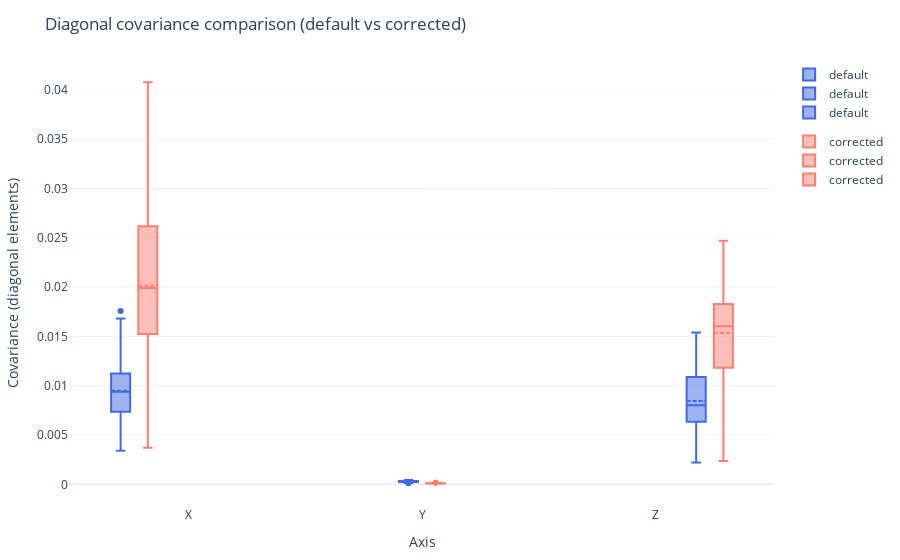

Notebook source saved alongside this figure:
### Code cell
from plotly.subplots import make_subplots

axes = ['X', 'Y', 'Z']
diag_idx = [(0, 0), (1, 1), (2, 2)]
colors = {'default': 'royalblue', 'corrected': 'salmon'}

fig_cov_diag = make_subplots(rows=1, cols=3, subplot_titles=axes)

for i, (ax_label, (r, c)) in enumerate(zip(axes, diag_idx), start=1):
    y_def = default_wall[:, r, c]
    y_cor = corrected_wall[:, r, c]

    overall_min = float(min(y_def.min(), y_cor.min()))
    overall_max = float(max(y_def.max(), y_cor.max()))
    rng = overall_max - overall_min
    pad = max(rng * 0.1, 1e-8)

    fig_cov_diag.add_trace(
        go.Box(y=y_def, name='default', marker_color=colors['default'],
               boxmean=True, legendgroup='default', showlegend=(i == 1)),
        row=1, col=i
    )
    fig_cov_diag.add_trace(
        go.Box(y=y_cor, name='corrected', marker_color=colors['corrected'],
               boxmean=True, legendgroup='corrected', showlegend=(i == 1)),
        row=1, col=i
    )

    fig_cov_diag.update_yaxes(range=[overall_min - pad, overall_max + pad], row=1, col=i)
    fig_cov_diag.update_xaxes(title_text=ax_label, row=1, col=i)

fig_cov_diag.update_layout(
    title='Diagonal covariance comparison (default vs corrected)',
    boxmode='group',
    template='plotly_white',
    margin=dict(l=40, r=20, t=60, b=40)
)

fig_cov_diag.show()

### Figure 1 — Plotly figure (JSON) as saved in the notebook; plotly's stock layout.template omitted (floating-point values rounded to 4 significant figures)
{"data": [{"boxmean": true, "legendgroup": "default", "marker": {"color": "royalblue"}, "name": "default", "type": "box", "x": ["X", "X", "X", "X", "X", "X", "X", "X", "X", "X", "X", "X", "X", "X", "X", "X", "X", "X", "X", "X", "X", "X", "X", "X", "X", "X", "X", "X", "X", "X", "X", "X", "X", "X", "X", "X", "X", "X", "X", "X", "X", "X", "X", "X", "X", "X", "X", "X", "X", "X"], "y": [0.009656, 0.01119, 0.01084, 0.01028, 0.01082, 0.003402, 0.006201, 0.008786, 0.01125, 0.008709, 0.00759, 0.01268, 0.01636, 0.01117, 0.01682, 0.01425, 0.008007, 0.006238, 0.01181, 0.01032, 0.01177, 0.009207, 0.003779, 0.006157, 0.008906, 0.008711, 0.01505, 0.01174, 0.01137, 0.0109, 0.009542, 0.01076, 0.009284, 0.006223, 0.004245, 0.008612, 0.007164, 0.003669, 0.008131, 0.01757, 0.006827, 0.00715, 0.006099, 0.007571, 0.0119, 0.007367, 0.01133, 0.009485, 0.00958, 0.007384]}, {"boxmean": true, "legendgroup": "corrected", "marker": {"color": "salmon"}, "name": "corrected", "type": "box", "x": ["X", "X", "X", "X", "X", "X", "X", "X", "X", "X", "X", "X", "X", "X", "X", "X", "X", "X", "X", "X", "X", "X", "X", "X", "X", "X", "X", "X", "X", "X", "X", "X", "X", "X", "X", "X", "X", "X", "X", "X", "X"], "y": [0.02045, 0.02083, 0.008003, 0.01839, 0.01692, 0.01524, 0.04077, 0.01973, 0.03552, 0.01553, 0.03064, 0.02119, 0.02318, 0.02959, 0.008881, 0.01089, 0.02609, 0.01684, 0.02641, 0.02819, 0.02735, 0.0199, 0.02006, 0.01679, 0.02865, 0.02376, 0.02091, 0.03232, 0.02127, 0.003709, 0.01554, 0.01294, 0.01293, 0.02188, 0.02692, 0.01523, 0.01076, 0.01272, 0.01584, 0.01376, 0.01932]}, {"boxmean": true, "legendgroup": "default", "marker": {"color": "royalblue"}, "name": "default", "type": "box", "x": ["Y", "Y", "Y", "Y", "Y", "Y", "Y", "Y", "Y", "Y", "Y", "Y", "Y", "Y", "Y", "Y", "Y", "Y", "Y", "Y", "Y", "Y", "Y", "Y", "Y", "Y", "Y", "Y", "Y", "Y", "Y", "Y", "Y", "Y", "Y", "Y", "Y", "Y", "Y", "Y", "Y", "Y", "Y", "Y", "Y", "Y", "Y", "Y", "Y", "Y"], "y": [0.0002849, 0.0003654, 0.0002763, 0.0002624, 0.0003491, 0.0002096, 0.0001548, 0.0003555, 0.0002872, 0.0002828, 0.0002908, 0.00035, 0.000397, 0.0002794, 0.0003808, 0.0002445, 0.00029, 0.0001763, 0.0003648, 0.0003174, 0.0003152, 0.0002557, 0.000149, 0.0001716, 0.0003752, 0.0002966, 0.0004289, 0.0002879, 0.0002682, 0.0002997, 0.0002792, 0.0003343, 0.0002938, 0.0002696, 0.0001353, 0.0003203, 0.000371, 0.0001386, 0.0002135, 0.0003567, 0.0002297, 0.0001925, 0.0002828, 0.0002533, 0.0003255, 0.0001148, 0.0002713, 0.0002842, 0.0002587, 0.0002278]}, {"boxmean": true, "legendgroup": "corrected", "marker": {"color": "salmon"}, "name": "corrected", "type": "box", "x": ["Y", "Y", "Y", "Y", "Y", "Y", "Y", "Y", "Y", "Y", "Y", "Y", "Y", "Y", "Y", "Y", "Y", "Y", "Y", "Y", "Y", "Y", "Y", "Y", "Y", "Y", "Y", "Y", "Y", "Y", "Y", "Y", "Y", "Y", "Y", "Y", "Y", "Y", "Y", "Y", "Y"], "y": [8.511e-05, 9.213e-05, 0.0001066, 0.0001219, 8.168e-05, 0.0001037, 9.518e-05, 8.186e-05, 0.0001153, 0.0001072, 9.23e-05, 8.372e-05, 9.464e-05, 0.0001041, 9.779e-05, 0.0001074, 9.503e-05, 0.0001345, 0.0001067, 0.0001042, 8.578e-05, 7.238e-05, 9.197e-05, 0.0001596, 7.608e-05, 0.0001125, 0.0001219, 0.0001081, 0.0001064, 6.575e-05, 7.397e-05, 9.89e-05, 8.282e-05, 7.631e-05, 8.865e-05, 6.475e-05, 0.0001283, 6.124e-05, 0.0001529, 8.101e-05, 0.0001081]}, {"boxmean": true, "legendgroup": "default", "marker": {"color": "royalblue"}, "name": "default", "type": "box", "x": ["Z", "Z", "Z", "Z", "Z", "Z", "Z", "Z", "Z", "Z", "Z", "Z", "Z", "Z", "Z", "Z", "Z", "Z", "Z", "Z", "Z", "Z", "Z", "Z", "Z", "Z", "Z", "Z", "Z", "Z", "Z", "Z", "Z", "Z", "Z", "Z", "Z", "Z", "Z", "Z", "Z", "Z", "Z", "Z", "Z", "Z", "Z", "Z", "Z", "Z"], "y": [0.007557, 0.008463, 0.01153, 0.004686, 0.009071, 0.007244, 0.01128, 0.01383, 0.009873, 0.01417, 0.01267, 0.006142, 0.01063, 0.008091, 0.006368, 0.007607, 0.01131, 0.01487, 0.01508, 0.01035, 0.004898, 0.01095, 0.008101, 0.002223, 0.002624, 0.006754, 0.006382, 0.007491, 0.004284, 0.007417, 0.01162, 0.0072, 0.00962, 0.0154, 0.009475, 0.006337, 0.0114, 0.008851, 0.004811, 0.002908, 0.01087, 0.006382, 0.007957, 0.01002, 0.005064, 0.005154, 0.008565, 0.00739, 0.005242, 0.005865]}, {"boxmean": true, "legendgroup": "corrected", "marker": {"color": "salmon"}, "name": "corrected", "type": "box", "x": ["Z", "Z", "Z", "Z", "Z", "Z", "Z", "Z", "Z", "Z", "Z", "Z", "Z", "Z", "Z", "Z", "Z", "Z", "Z", "Z", "Z", "Z", "Z", "Z", "Z", "Z", "Z", "Z", "Z", "Z", "Z", "Z", "Z", "Z", "Z", "Z", "Z", "Z", "Z", "Z", "Z"], "y": [0.0207, 0.01693, 0.02384, 0.01603, 0.01439, 0.0173, 0.009452, 0.008553, 0.008925, 0.01799, 0.002362, 0.01617, 0.02469, 0.01234, 0.01742, 0.01824, 0.01841, 0.008574, 0.02455, 0.0133, 0.01269, 0.02093, 0.02149, 0.01471, 0.01399, 0.008496, 0.01916, 0.01078, 0.02032, 0.01223, 0.01762, 0.0181, 0.01445, 0.01203, 0.01008, 0.01792, 0.02047, 0.01785, 0.01121, 0.01413, 0.01069]}], "layout": {"boxmode": "group", "margin": {"b": 40, "l": 40, "r": 20, "t": 60}, "title": {"text": "Diagonal covariance comparison (default vs corrected)"}, "xaxis": {"title": {"text": "Axis"}}, "yaxis": {"title": {"text": "Covariance (diagonal elements)"}}}}
